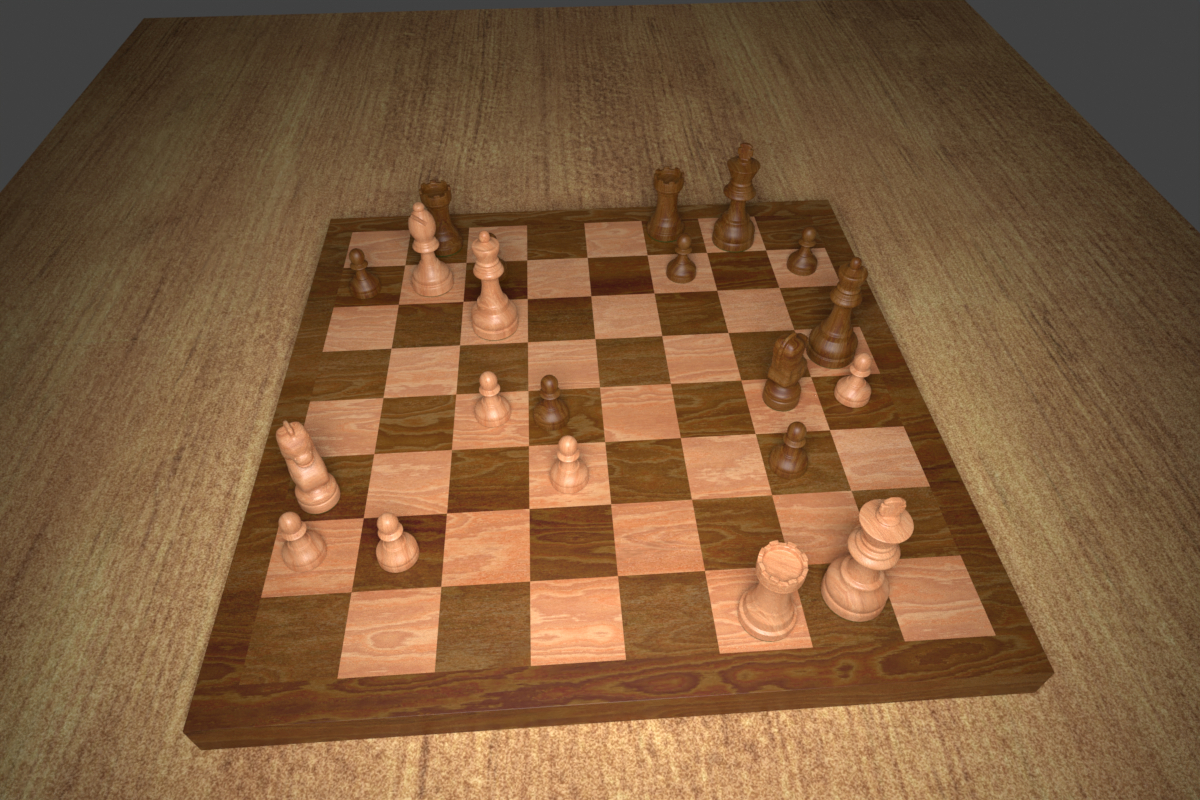
#> input picture src/b03.jpg, 1200 x 800 px; its folder holds only this picture in this run
$ python -i find_board.py   (imports and definitions only)
#> lines starting #> are read from the running program, lines starting #| are printed output that depends on the picture
import cv2
import numpy as np

import auxiliar as aux

from bundle_lines import bundle_lines

WARP_LEN = 640
DX = 40


def find_board(img):
    img = black_space(img)
    lines = magic_lines(img)
    print("lines:", lines.shape)
    inter = calc_intersections(img, lines[:, 0, :])
    img.corners = calc_corners(img, inter)
    img = perspective_transform(img)

    return img


# [374 lines left out: functions create_cannys, calc_intersections, magic_lines, filter_lines, filter_angles, lines_kmeans and 5 more, not called in this run]


def make_border(image):
    return cv2.copyMakeBorder(image, DX, DX, DX, DX,
                              cv2.BORDER_CONSTANT, None, value=0)


def black_space(img):
    img.board = make_border(img.board)
    img.gray = make_border(img.gray)
    img.G = make_border(img.G)
    img.V = make_border(img.V)
    img.claheG = make_border(img.claheG)
    img.claheV = make_border(img.claheV)
    img.gray3ch = make_border(img.gray3ch)
    img.bwidth += (DX*2)
    img.bheigth += (DX*2)

    return img

>>> import cv2
>>> picture = cv2.imread('b03.jpg', cv2.IMREAD_GRAYSCALE)
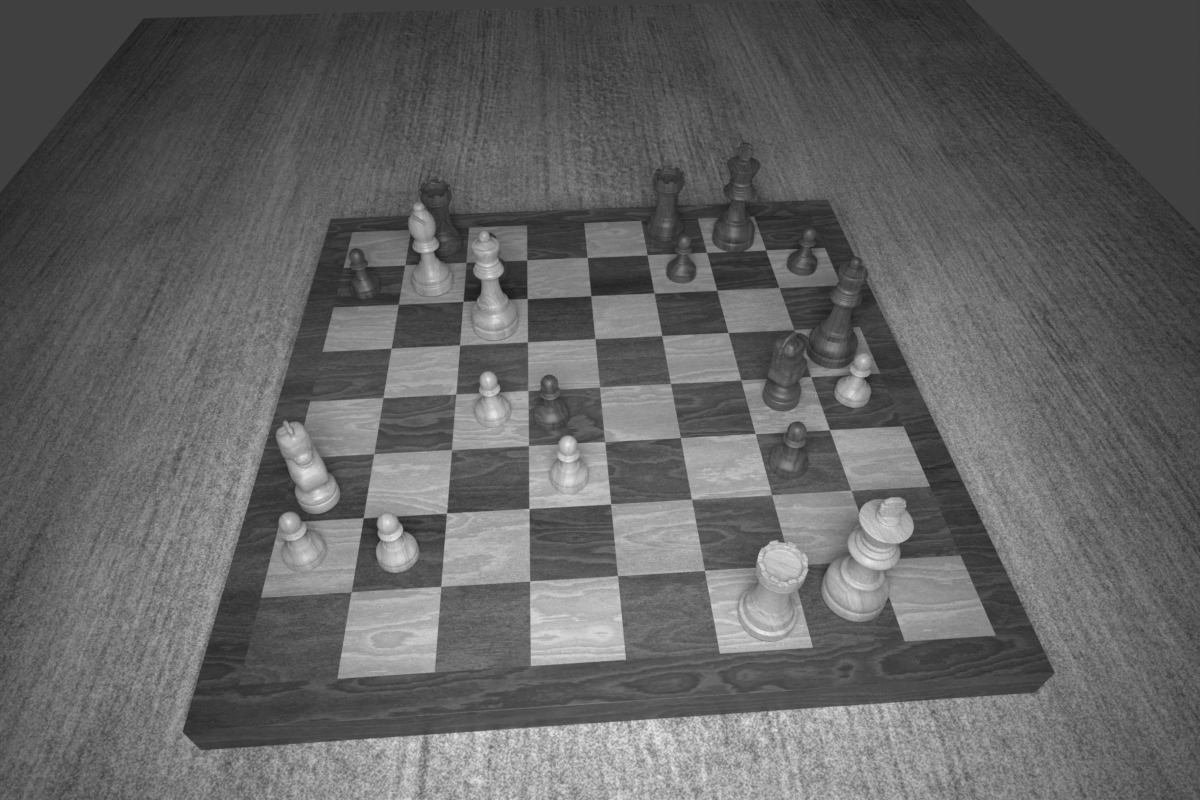
#> picture: shape (800, 1200); min 27, max 239, mean 99.6
#> (the run stopped early here; a loop or call above may not have finished)
